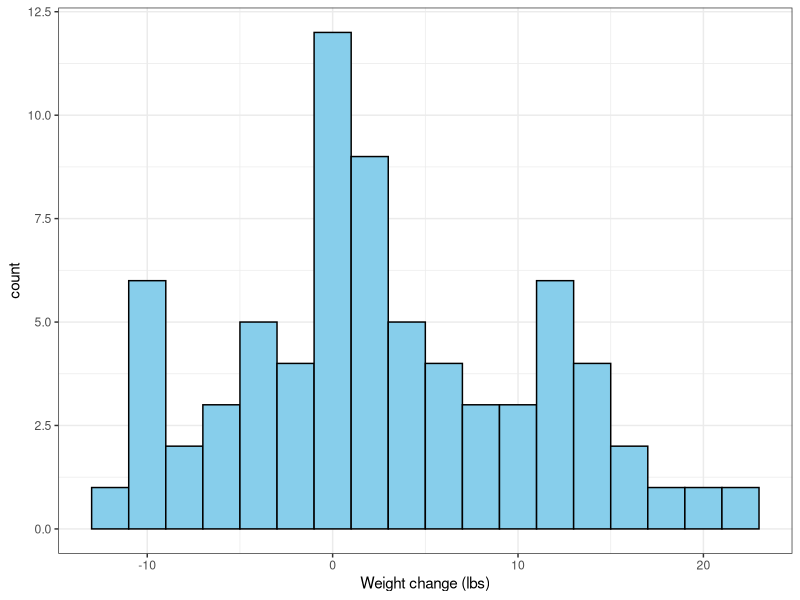
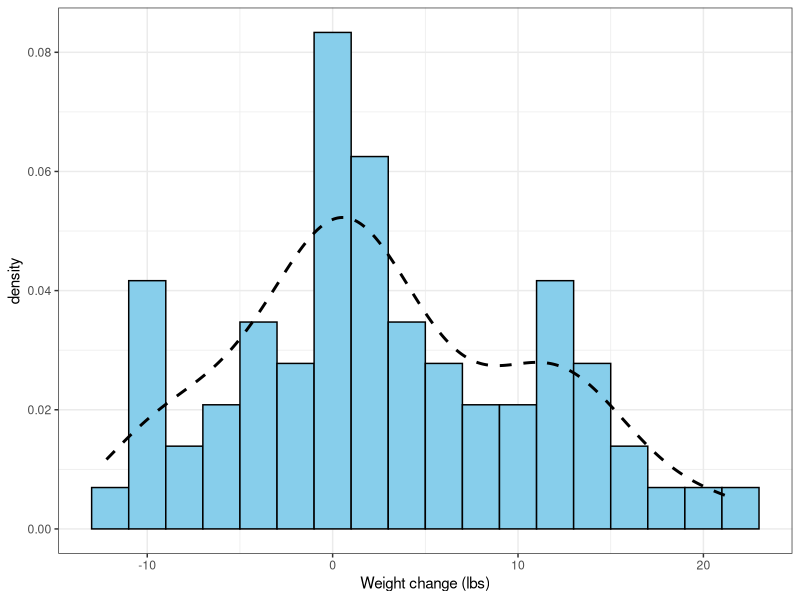
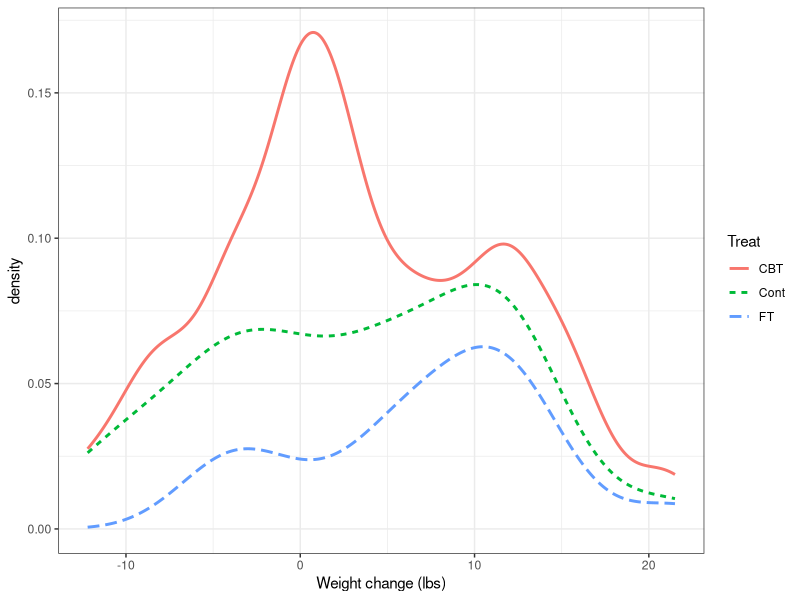
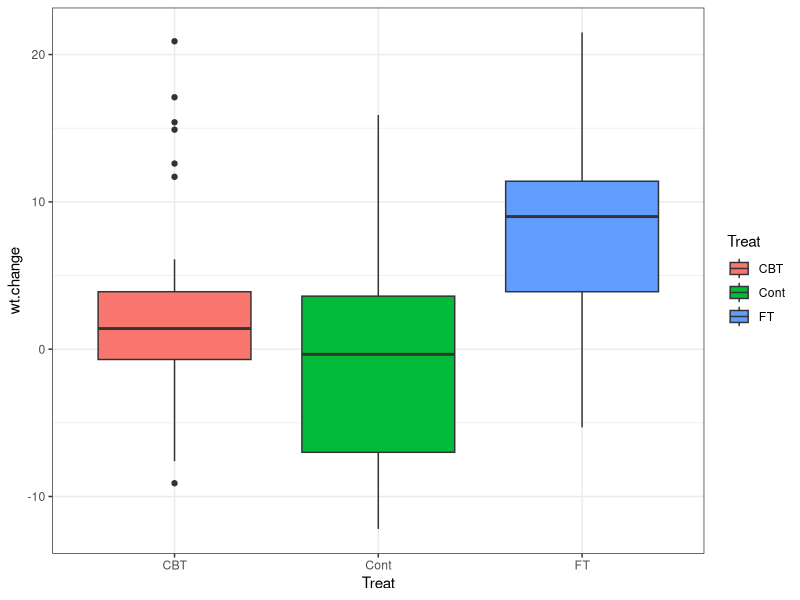
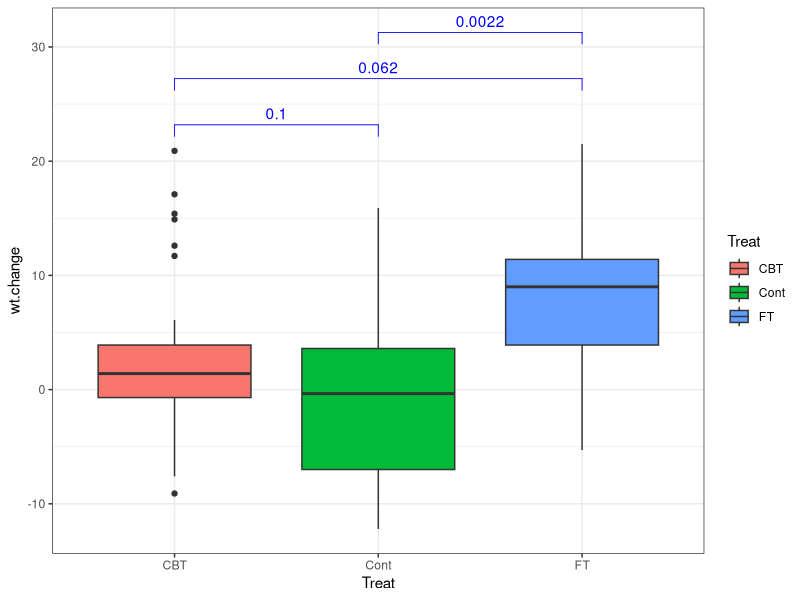
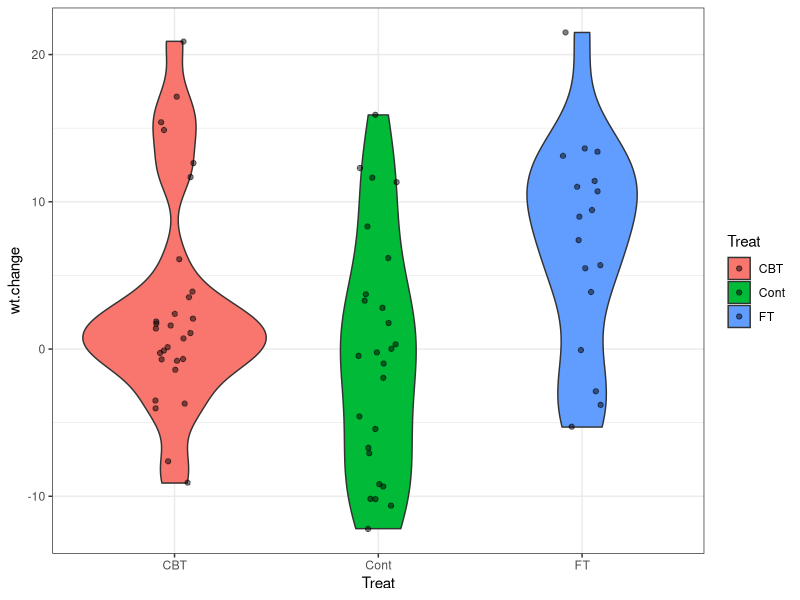

These figures' R source, in order:
# 在探索数据的过程中，最基本的手段就是观察单个变量的取值情况。
# 对于连续变量，可以绘制直方图或密度曲线图

data(anorexia, package = "MASS")
anorexia$wt.change <- anorexia$Postwt - anorexia$Prewt

library(ggplot2)
ggplot(data = anorexia, aes(x = wt.change)) + 
        geom_histogram(binwidth = 2, fill = "skyblue", color = "black") + 
        labs(x = "Weight change (lbs)") + 
        theme_bw()
# 使用fill 设定填充颜色，参数color 用于设定边框颜色

# 我们还可以将直方图和密度曲线同时展示
# 其中, y = ..density.. 用于设定y轴为频率，stat_density 是一种用于计算密度估计曲线的函数
ggplot(data = anorexia, aes(x = wt.change, y = ..density..)) + 
        geom_histogram(binwidth = 2, fill = "skyblue", color = "black") + 
        stat_density(geom = "line", linetype = "dashed", size = 1) + 
        labs(x = "Weight change (lbs)") + 
        theme_bw()

# 密度曲线还能用于对不同数据的分布进行比较，例如，要比较不同治疗方式下体重改变量的分布
# 该命令先将变量Treat映射为颜色和线性，再画图3种治疗方案下的体重改变
ggplot(data = anorexia, aes(x = wt.change, color = Treat, linetype = Treat)) + 
        stat_density(geom = "line", size = 1) + 
        labs(x = "Weight change (lbs)") + 
        theme_bw()

# 此外，箱体图也常用于数值型变量的分布，尤其用于多组之间分布的比较
ggplot(anorexia, aes(x = Treat, y = wt.change, fill = Treat)) +
       geom_boxplot() +
       theme_bw()

# ggpubr 包提供了再平行箱体图上添加组间比较的统计学差异的功能。
# 该包是ggplot2的衍生包，可以用于生成用于论文发表的统计图形。
library(ggpubr)
my_comparisons <- list(c("CBT", "Cont"), c("CBT", "FT"), c("Cont", "FT"))
ggplot(anorexia, aes(x = Treat, y = wt.change, fill = Treat)) + 
      geom_boxplot() + 
      stat_compare_means(comparisons = my_comparisons,
                         method = "t.test",
                         color = "blue") + 
      theme_bw()


# 我们还可以用ggplot 绘制小提琴图
ggplot(data = anorexia, aes(x = Treat, y = wt.change, fill = Treat)) + 
        geom_violin() + 
        geom_point(position = position_jitter(0.1), alpha = 0.5) +
        theme_bw()